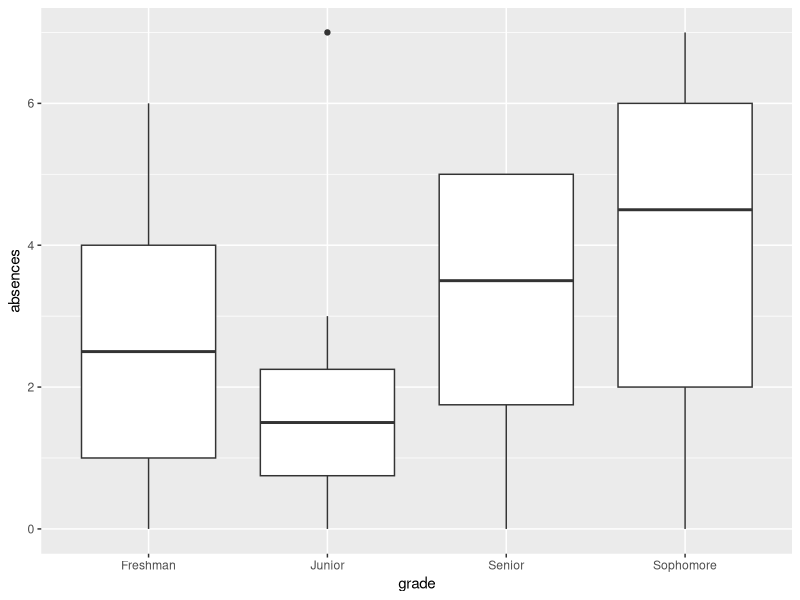
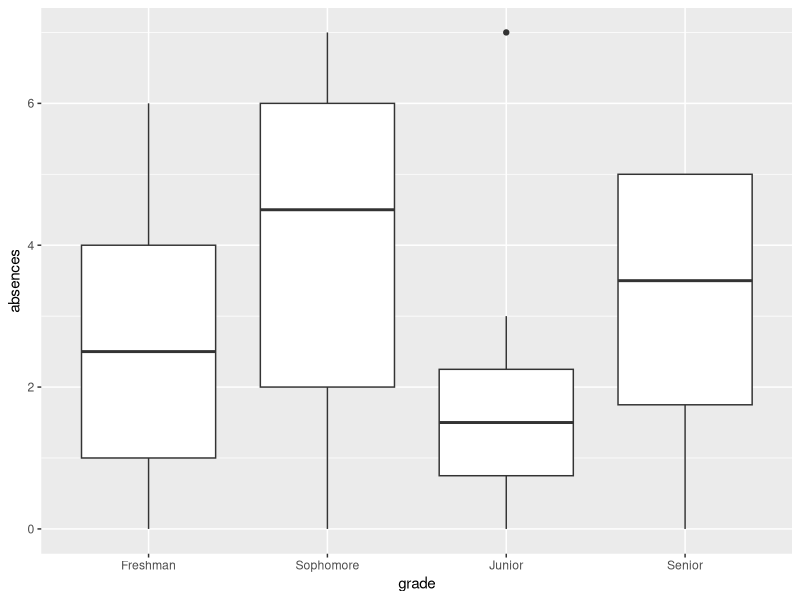
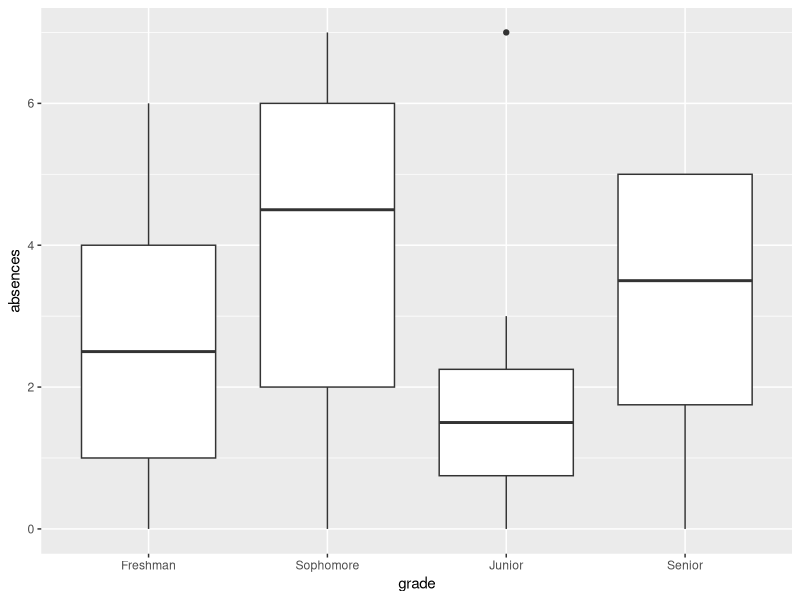
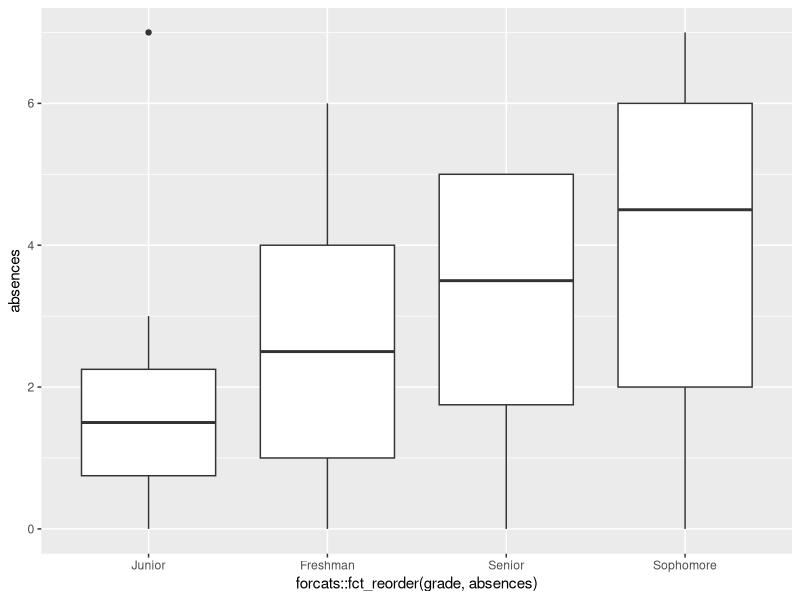
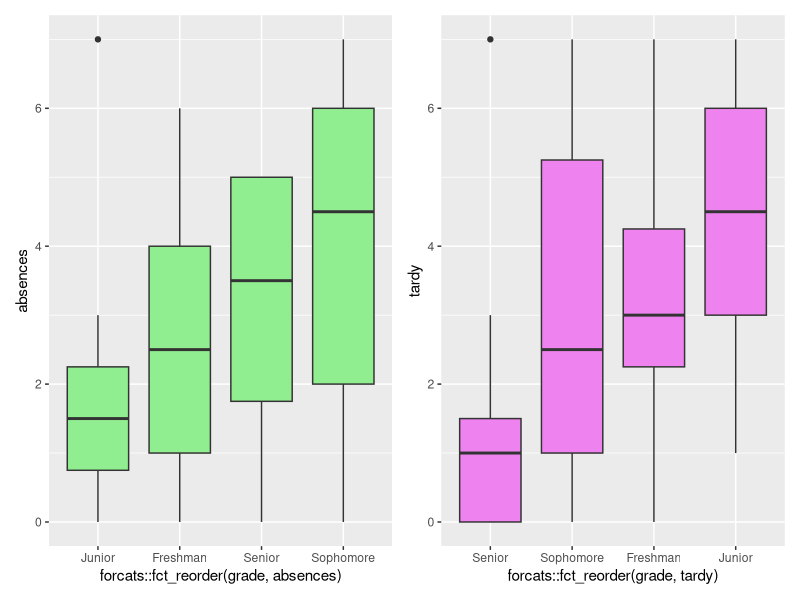
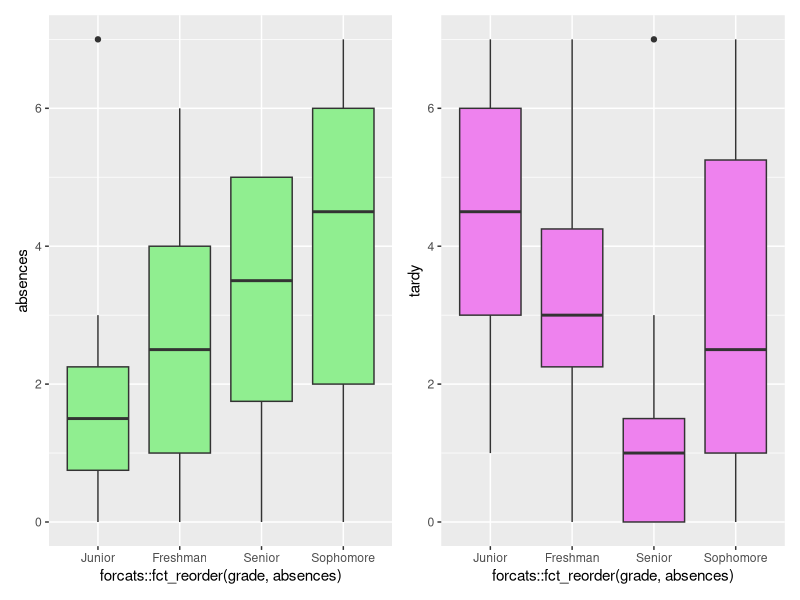

The R source for these figures, in order:
## ----setup, include=FALSE-----------------------------------------------------
knitr::opts_chunk$set(echo = TRUE)
library(tidyverse)


## ----factor1------------------------------------------------------------------
x <- c("red", "red", "blue", "yellow", "blue")
class(x)

x_fact = factor(x) # factor() is a function
class(x_fact)
x_fact


## ----factor1b-----------------------------------------------------------------
levels(x_fact)


## ---- fig.alt="Forcats hex sticker", out.width = "30%", echo = FALSE, fig.align='center'----
knitr::include_graphics("https://github.com/tidyverse/forcats/raw/main/man/figures/logo.png")


## -----------------------------------------------------------------------------
set.seed(123)
data_highschool <- tibble(absences = 
  sample(0:7, size = 32, replace = TRUE), 
    grade = 
      rep(c("Sophomore",
            "Freshman", 
             "Junior", 
             "Senior"), 8))


## -----------------------------------------------------------------------------
head(data_highschool)


## ---- fig.height= 3-----------------------------------------------------------
data_highschool %>%
  ggplot(mapping = aes(x = grade, y = absences)) +
  geom_boxplot()


## -----------------------------------------------------------------------------
class(data_highschool$grade)
data_highschool_fct <- data_highschool %>% 
 mutate(grade = factor(grade, levels = 
              c("Freshman", 
                "Sophomore", 
                "Junior", 
                "Senior")))
head(data_highschool_fct)


## ---- fig.height= 3-----------------------------------------------------------
data_highschool_fct %>%
  ggplot(mapping = aes(x = grade, y = absences)) +
  geom_boxplot()


## ---- size="tiny"-------------------------------------------------------------
data_highschool %>% arrange(grade) %>% head(19)


## ---- size = 'tiny'-----------------------------------------------------------
data_highschool_fct %>% arrange(grade) %>% head(19)


## -----------------------------------------------------------------------------
data_highschool %>% group_by(grade) %>% tally(absences)


## -----------------------------------------------------------------------------
data_highschool_fct %>% group_by(grade) %>% tally(absences)


## -----------------------------------------------------------------------------
data_highschool %>% group_by(grade) %>% summarise(mean = mean(absences))


## -----------------------------------------------------------------------------
data_highschool_fct %>% group_by(grade) %>% summarise(mean = mean(absences))


## ---- fig.height= 3-----------------------------------------------------------
library(forcats)

data_highschool_fct %>%
 ggplot(mapping = aes(x = grade, y = absences)) +
 geom_boxplot()


## ---- fig.height= 3-----------------------------------------------------------
library(forcats)

data_highschool_fct %>%
 ggplot(mapping = aes(x = forcats::fct_reorder(grade, absences), 
  y = absences)) +
 geom_boxplot()


## -----------------------------------------------------------------------------
set.seed(1956)
data_highschool_fct <- 
  data_highschool_fct %>% 
  mutate("tardy" = sample(0:7, size = 32, replace = TRUE))

data_highschool_fct


## ---- echo = FALSE------------------------------------------------------------

absences<- data_highschool_fct %>%
   ggplot(mapping = aes(x = forcats::fct_reorder(grade, absences), 
   y = absences)) +
  geom_boxplot(fill = "lightgreen")


tardy<- data_highschool_fct %>%
  ggplot(mapping = aes(x = forcats::fct_reorder(grade, tardy), 
       y = tardy)) +
  geom_boxplot(fill = "violet")

library(patchwork)
absences + tardy



## ---- echo = FALSE------------------------------------------------------------

absences<- data_highschool_fct %>%
 ggplot(mapping = aes(x = forcats::fct_reorder(grade, absences), 
   y = absences)) +
 geom_boxplot(fill = "lightgreen")


tardy<- data_highschool_fct %>%
ggplot(mapping = aes(x = forcats::fct_reorder(grade, absences), 
    y = tardy)) +
geom_boxplot(fill = "violet")

library(patchwork)
absences + tardy




## -----------------------------------------------------------------------------
data_highschool_fct %>% pull(grade) %>% fct_count(prop= TRUE)


